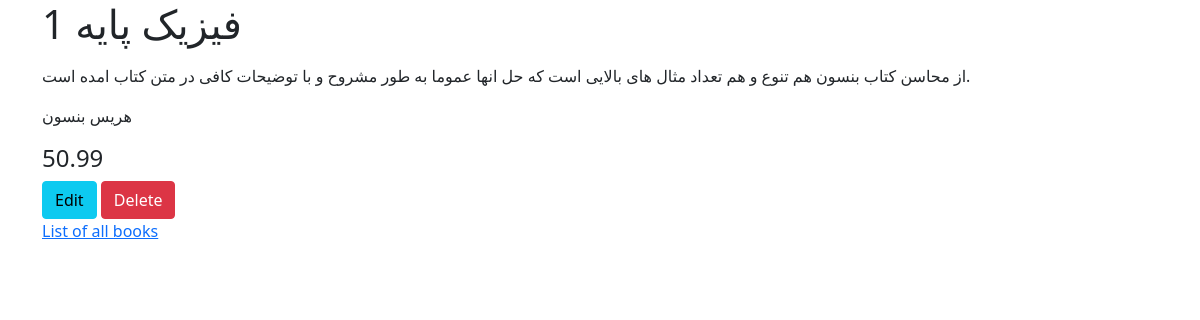
/books/1/, run on an earlier commit of the app's database.
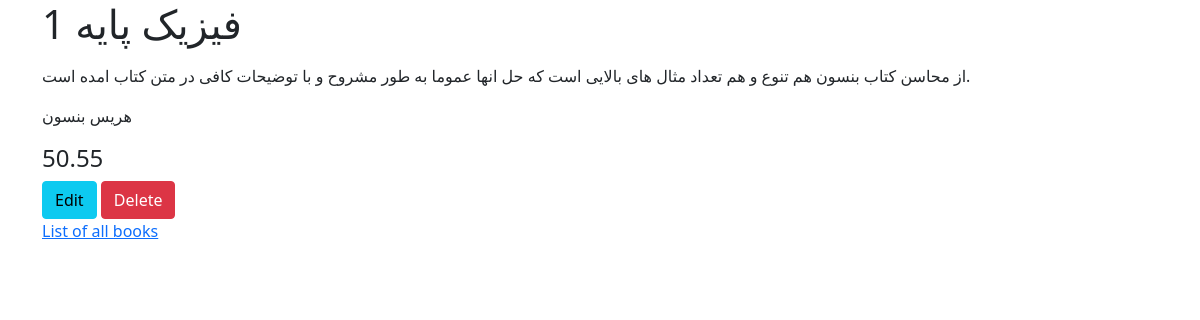
And on a later commit of the database.
### books/models.py (models this page shows, shortened)
class Book(models.Model):
    title = models.CharField(max_length=200)
    author = models.CharField(max_length=200)
    description = models.TextField()
    price = models.DecimalField(max_digits=5, decimal_places=2)

### books/views.py (the view)
# urls.py: path('<int:pk>/', BookDetailView.as_view(), name='book_detail'),
class BookDetailView(generic.DetailView):
    model = Book
    template_name = 'books/book_detail.html'

### books/templates/books/book_detail.html (shortened to what this page needs)
{% extends '_base.html' %}
{% block content %}
    <h1>{{ book.title|capfirst }}</h1>
    <p>{{ book.description|linebreaks }}</p>
    <p>{{ book.author|capfirst }}</p>
    <h4>{{ book.price }}</h4>
    <a href="{% url 'book_update' book.id %}"><button class="btn btn-info" type="button">Edit</button></a>
    <a href="{% url 'book_delete' book.id %}"><button class="btn btn-danger" type="button">Delete</button></a>
    <br>
    <a href="{% url 'book_list' %}">List of all books</a>
{% endblock %}

What changed in the data, as far as the page shows it:
changed Book "هریس بنسون": price "50.99" → "50.55"
